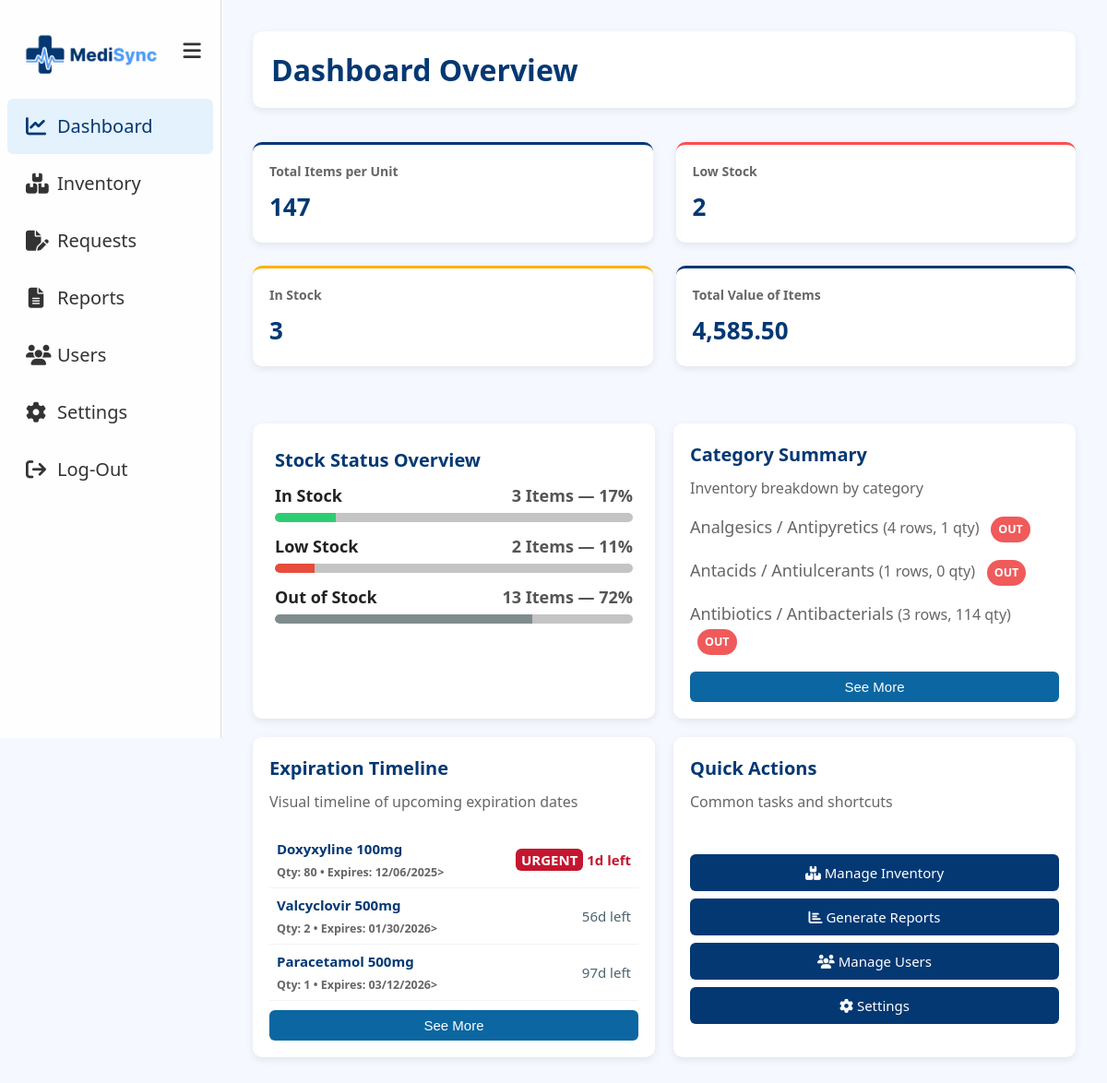
The app's page /dashboard.php (signed in) with its own data.
### tables this page shows
CREATE TABLE `categories` (
  `CategoryID` int(11) NOT NULL,
  `Category_Name` varchar(100) NOT NULL
);

CREATE TABLE `inventory` (
  `InventoryID` int(11) NOT NULL,
  `ProductID` int(11) NOT NULL,
  `SKU` varchar(100) DEFAULT NULL,
  `BatchNum` varchar(255) NOT NULL,
  `Quantity` int(11) NOT NULL DEFAULT 0,
  `ExpirationDate` date DEFAULT NULL,
  `Status` varchar(50) NOT NULL DEFAULT 'In Stock',
  `DateUpdated` datetime NOT NULL DEFAULT current_timestamp() ON UPDATE current_timestamp()
);

CREATE TABLE `products` (
  `ProductID` int(11) NOT NULL,
  `ProductName` varchar(100) NOT NULL,
  `CategoryID` int(11) DEFAULT NULL,
  `UnitID` int(11) DEFAULT NULL,
  `Price` decimal(10,2) NOT NULL,
  `Min_stock` int(11) NOT NULL,
  `Max_stock` int(11) NOT NULL
);

### dashboard.php (the view, shortened to what this page needs)
  <?php
  require 'db_connect.php';
  $sql = "SELECT SUM(i.Quantity * p.Price) AS total_value
          FROM inventory i
          JOIN products p ON i.ProductID = p.ProductID";
  $result = $conn->query($sql);
  $total_value = 0;
  if ($result && $row = $result->fetch_assoc()) {
      $total_value = $row['total_value'] ?? 0;
  }
  $inventory_rows = [];
  try {
      $sql = "
  SELECT
      p.ProductID,
      p.ProductName,
      p.Min_stock,
      p.CategoryID,
      c.Category_Name,
      COALESCE(SUM(CASE WHEN i.ExpirationDate IS NULL OR i.ExpirationDate >= CURDATE() THEN i.Quantity ELSE 0 END), 0) AS Quantity
  FROM products p
  LEFT JOIN inventory i ON i.ProductID = p.ProductID
  LEFT JOIN categories c ON c.CategoryID = p.CategoryID
  GROUP BY p.ProductID
  ORDER BY p.ProductName
  ";
      $res = $conn->query($sql);
      while ($r = $res->fetch_assoc()) {
        $r['Quantity'] = (int)($r['Quantity'] ?? 0);
        $min = isset($r['Min_stock']) ? (int)$r['Min_stock'] : 5;
        if ($r['Quantity'] === 0) {
          $r['computed_status'] = 'Out of Stock';
          $r['status_class'] = 'status-out';
        } elseif ($r['Quantity'] < $min) {
          $r['computed_status'] = 'Low Stock';
          $r['status_class'] = 'status-low';
        } else {
          $r['computed_status'] = 'In Stock';
          $r['status_class'] = 'status-ok';
        }
        $inventory_rows[] = $r;
      }
  } catch (Throwable $e) {
      $inventory_rows = [];
  }
  $total_rows = count($inventory_rows);
  $total_quantity = array_sum(array_map(fn($i) => $i['Quantity'], $inventory_rows));
  $in_rows = count(array_filter($inventory_rows, fn($i) => $i['computed_status'] === 'In Stock'));
  $low_rows = count(array_filter($inventory_rows, fn($i) => $i['computed_status'] === 'Low Stock'));
  $out_rows = count(array_filter($inventory_rows, fn($i) => $i['computed_status'] === 'Out of Stock'));
  $in_perc  = $total_rows > 0 ? round(($in_rows / $total_rows) * 100) : 0;
  $low_perc = $total_rows > 0 ? round(($low_rows / $total_rows) * 100) : 0;
  $out_perc = $total_rows > 0 ? round(($out_rows / $total_rows) * 100) : 0;
  $categories = [];
  try {
    $sql = "
      SELECT c.CategoryID, c.Category_Name,
            COUNT(i.InventoryID) AS row_count,
            SUM(CASE WHEN i.ExpirationDate IS NULL OR i.ExpirationDate >= CURDATE() THEN i.Quantity ELSE 0 END) AS total_quantity
      FROM categories c
      LEFT JOIN products p ON p.CategoryID = c.CategoryID
      LEFT JOIN inventory i ON i.ProductID = p.ProductID
      GROUP BY c.CategoryID
      ORDER BY c.Category_Name
    ";
    $res = $conn->query($sql);
    while ($c = $res->fetch_assoc()) {
      $cid = (int)$c['CategoryID'];
      $categories[$cid] = [
        'name' => $c['Category_Name'],
        'row_count' => (int)$c['row_count'],
        'total_quantity' => (int)$c['total_quantity'],
        'has_low' => false,
        'has_out' => false
      ];
    }
    foreach ($inventory_rows as $ir) {
      $catId = (int)$ir['CategoryID'];
      if ($ir['computed_status'] === 'Low Stock') {
          $categories[$catId]['has_low'] = true;
      }
      if ($ir['computed_status'] === 'Out of Stock') {
          $categories[$catId]['has_out'] = true;
      }
  }
  foreach ($categories as $catId => $cat) {
      if ((int)$cat['total_quantity'] === 0) {
          $categories[$catId]['has_out'] = true;
          $categories[$catId]['has_low'] = false;
      }
  }
  } catch (Throwable $e) {
    $categories = [];
  }
  $expirations = [];
  try {
    $end = date('Y-m-d', strtotime('+365 days'));
  $stmt = $conn->prepare("
    SELECT i.InventoryID, p.ProductName, i.ExpirationDate, i.Quantity
    FROM inventory i
    LEFT JOIN products p ON p.ProductID = i.ProductID
    WHERE i.ExpirationDate IS NOT NULL
      AND i.ExpirationDate >= CURDATE()
      AND i.ExpirationDate <= ?
    ORDER BY i.ExpirationDate ASC
    LIMIT 12
  ");
  $stmt->bind_param('s', $end);
      $stmt->execute();
      $stmt->bind_result($iid, $pname, $expd, $qty);
      while ($stmt->fetch()) {
          $expDate = $expd;
          $daysLeft = null;
          if ($expDate && strtotime($expDate) !== false) {
              $daysLeft = (int)floor((strtotime($expDate) - strtotime(date('Y-m-d'))) / 86400);
          }
          $expirations[] = [
              'InventoryID'   => $iid,
              'ProductName'   => $pname ?: 'Unnamed Product',
              'ExpirationDate'=> $expDate,
              'Quantity'      => (int)$qty,
              'daysLeft'      => $daysLeft
          ];
      }
  } catch (Throwable $e) {
      $expirations = [];
  }
  ?>
  <!DOCTYPE html>
  <html lang="en">
  <head>
    <link rel="stylesheet" href="https://cdnjs.cloudflare.com/ajax/libs/font-awesome/6.5.0/css/all.min.css" />
    <link rel="stylesheet" href="styles/sidebar.css" />
    <link rel="stylesheet" href="styles/dashboard.css" />
  </head>
  <body>
    <aside class="sidebar" id="sidebar">
      <div class="profile">
        <div class="icon">
          <img src="logo.png?v=2" alt="MediSync Logo" class="medisync-logo">
        </div>
        <button class="toggle" id="toggleBtn"><i class="fa-solid fa-bars"></i></button>
      </div>
      <ul class="menu">
        <li id="dashboard" class="active"><i class="fa-solid fa-chart-line"></i><span>Dashboard</span></li>
        <li id="inventory"><i class="fa-solid fa-boxes-stacked"></i><span>Inventory</span></li>
          <li id="request"><i class="fa-solid fa-file-pen"></i><span>Requests</span></li>
    <li class="nav-reports has-dropdown">
    <i class="fa-solid fa-file-lines"></i><span>Reports</span>
  </li>
        <?php if ($_SESSION['roleName'] === 'Admin'): ?>
        <li id="users"><i class="fa-solid fa-users"></i><span>Users</span></li>
        <?php endif; ?>
        <li id="settings"><i class="fa-solid fa-gear"></i><span>Settings</span></li>
        <li id="logout"><i class="fa-solid fa-sign-out"></i><span>Log-Out</span></li>
      </ul>
    </aside>
    <main class="main">
      <div class="heading-bar">
        <h1>Dashboard Overview</h1>
      </div>
  <div class="cards">
    <div class="card">
      <h4>Total Items per Unit</h4>
      <p><?= number_format($total_quantity) ?></p>
    </div>
    <div class="card red">
  <h4>Low Stock</h4>
  <p><?= (int)$low_rows ?></p>
</div>
<div class="card yellow">
  <h4>In Stock</h4>
  <p><?= (int)$in_rows ?></p>
</div>
  <div class="card">
    <h4>Total Value of Items</h4>
    <p><?= number_format($total_value, 2) ?></p>
  </div>
  </div>
    <div class="dashboard-grid">
      <div class="box stock-status">
        <h4>Stock Status Overview</h4>
        <div class="status-item">
          <div class="status-label">
            <span>In Stock</span>
            <span class="details"><?= (int)$in_rows ?> Items — <?= (int)$in_perc ?>%</span>
          </div>
          <div class="progress-bar" aria-hidden="true">
            <div class="progress in-stock" style="width: <?= (int)$in_perc ?>%;"></div>
          </div>
        </div>
        <div class="status-item">
          <div class="status-label">
            <span>Low Stock</span>
            <span class="details"><?= (int)$low_rows ?> Items — <?= (int)$low_perc ?>%</span>
          </div>
          <div class="progress-bar" aria-hidden="true">
            <div class="progress low-stock" style="width: <?= (int)$low_perc ?>%;"></div>
          </div>
        </div>
        <div class="status-item">
          <div class="status-label">
            <span>Out of Stock</span>
            <span class="details"><?= (int)$out_rows ?> Items — <?= (int)$out_perc ?>%</span>
          </div>
          <div class="progress-bar" aria-hidden="true">
            <div class="progress out-stock" style="width: <?= (int)$out_perc ?>%;"></div>
          </div>
        </div>
      </div>
      <div class="box category-summary">
      <h4>Category Summary</h4>
      <p>Inventory breakdown by category</p>
    <?php
  $countShown = 0;
  foreach ($categories as $cat) {
      if ((int)$cat['total_quantity'] === 0) {
          $label = '<span class="tag low">OUT</span>';
      } elseif ($cat['has_out']) {
          $label = '<span class="tag low">OUT</span>';
      } elseif ($cat['has_low']) {
          $label = '<span class="tag low">LOW</span>';
      } else {
          $label = '<span class="tag good">GOOD</span>';
      }
      if ($countShown >= 3) break;
      echo '<p style="margin:8px 0; font-size:18px;">'
          . htmlspecialchars($cat['name']) .
          ' <small style="color:#666; font-size:16px;">('
          . (int)$cat['row_count'] . ' rows, '
          . (int)$cat['total_quantity'] . ' qty)</small> '
          . $label .
          '</p>';
      $countShown++;
  }
  ?>
      <button id="show-all-categories" class="btn"
          style="width: 100%; margin-top: 10px; background:#0b66a1; color:white; box-shadow: none;">
          See More
      </button>
  </div>
    <div class="box expiration">
    <h4>Expiration Timeline</h4>
    <p>Visual timeline of upcoming expiration dates</p>
    <table class="table" style="margin-top:100px; width:100%;">
      <tbody>
        <?php
  if (empty($expirations)): ?>
    <tr><td style="color:#999; padding:10px;">No recent or upcoming expirations found.</td></tr>
  <?php else: ?>
    <?php
    $shown = 0;
    foreach ($expirations as $e):
        if ($shown >= 3) break;
        $shown++;
        $days = $e['daysLeft'];
        $label = '';
  if ($days < 0) {
      $label = '<span style="color:#c4162e; font-weight:700;">Expired '.abs($days).'d ago</span>';
  } elseif ($days <= 7) {
      $label = '<span style="background:#c4162e; color:#fff; font-weight:700; padding:2px 6px; border-radius:6px;">URGENT</span> ' .
              '<span style="color:#c4162e; font-weight:700;">'.$days.'d left</span>';
  } elseif ($days <= 30) {
      $label = '<span style="color:#e07b2f; font-weight:700;">'.$days.'d left</span>';
  } else {
      $label = '<span style="color:#4c636f;">'.$days.'d left</span>';
  }
    ?>
      <tr>
        <td style="padding:6px 8px;">
          <strong><?= htmlspecialchars($e['ProductName']) ?></strong><br>
          <small style="color:#666;">
            Qty: <?= (int)$e['Quantity'] ?> • Expires: <?= !empty($e['ExpirationDate']) ? date('m/d/Y', strtotime($e['ExpirationDate'])) : '--' ?>>
          </small>
        </td>
        <td style="padding:6px 8px; text-align:right;"><?= $label ?></td>
      </tr>
    <?php endforeach; ?>
  <?php endif; ?>
      </tbody>
    </table>
    <button id="show-all-expirations" class="btn"
      style="width: 100%; margin-top: 10px; background:#0b66a1; color:white; box-shadow: none;">
      See More
  </button>
  </div>
      <div class="box quick-actions">
    <h4>Quick Actions</h4>
    <p>Common tasks and shortcuts</p><br>
    <a href="Inventory.php" class="btn"><i class="fa-solid fa-boxes-stacked"></i> Manage Inventory</a>
    <a href="report_inventory.php" class="btn"><i class="fa-solid fa-chart-bar"></i> Generate Reports</a>
    <a href="admin.php" class="btn"><i class="fa-solid fa-users"></i> Manage Users</a>
    <a href="settings.php" class="btn"><i class="fa-solid fa-gear"></i> Settings</a>
  </div>
    </main>
  </body>
  </html>

### styles/sidebar.css (style rules this page uses)
:root { --primary: #043873; --accent: #4f9cf9; --danger: #ff4d4f; --warning: #ffb100; --muted: #777; --bg: #f5f8ff; --card-shadow: 0 3px 8px rgba(0, 0, 0, 0.08); --radius: 10px; --gap: 22px; --sidebar-width: 240px; --sidebar-collapsed: 70px; }
* { margin: 0; padding: 0; box-sizing: border-box; }
body { font-family: 'Segoe UI', system-ui, -apple-system, BlinkMacSystemFont, sans-serif; background-color: var(--bg); color: var(--primary); line-height: 1.6; display: flex; font-size: 18px; }
.sidebar { width: var(--sidebar-width); height: 100vh; background-color: #fefefe; color: #333; position: fixed; left: 0; top: 0; padding-top: 15px; overflow-y: auto; transition: width 0.3s ease; display: flex; flex-direction: column; z-index: 100; border-right: 1px solid #e0e0e0; }
.profile { display: flex; align-items: center; justify-content: space-between; padding: 15px; gap: 10px; min-height: 60px; flex-shrink: 0; }
.icon { display: flex; align-items: center; justify-content: center; flex: 1; min-width: 0; }
.medisync-logo { height: 50px; width: auto; max-width: 100%; object-fit: contain; }
.toggle { background: none; border: none; color: #333; font-size: 22px; cursor: pointer; flex-shrink: 0; padding: 5px; display: flex; align-items: center; justify-content: center; min-width: 32px; }
.menu { list-style: none; margin-top: 10px; }
.menu li { padding: 14px 20px; margin: 2px 8px; display: flex; align-items: center; gap: 12px; cursor: pointer; transition: background-color 0.2s ease; border-radius: 6px; min-height: 48px; box-sizing: border-box; }
.menu li i { font-size: 22px; width: 22px; min-width: 22px; text-align: center; flex-shrink: 0; }
.menu li span { font-size: 20px; font-weight: 500; }
.menu li:hover, .menu li.active { background: #e3f2fd; color: #043873; }
.main { margin-left: var(--sidebar-width); flex: 1; padding: 34px; min-height: 100vh; transition: margin-left 0.3s ease; display: flex; flex-direction: column; gap: var(--gap); position: relative; }

### dashboard.php (style rules this page uses)
.status-label { display:flex; justify-content:space-between; align-items:center; margin-bottom:8px; font-size: 18px; }
.status-label span:first-child { font-weight: 600; font-size: 18px; }
.status-label .details { color:#555; font-weight:600; font-size: 18px; }
.progress-bar { background:#e6e6e6; height:10px; border-radius:8px; overflow:hidden; }
.progress { height:100%; border-radius:8px; }
.progress.in-stock { background:#28b463; }
.progress.low-stock { background:#e05a47; }
.progress.out-stock { background:#8a8a8a; }
.tag { display:inline-block; padding:4px 8px; border-radius:999px; font-size:.78rem; margin-left:8px; font-weight:700; color:#fff; }
.tag.low { background: #f05a5a; }
.expiration .table { width:100%; margin-top: 15px !important; border-collapse: collapse; }
.expiration .table td { padding: 6px 8px; font-size: 15px; border-bottom: 1px solid #f1f3f6; }
.expiration small { font-weight:600; }
.expiration .table tr { margin-bottom: 4px; }
.has-dropdown { position: relative; }

### records on screen
categories: Category_Name "Antacids / Antiulcerants", row_count "1", total_quantity "0", shows "OUT"
categories: Category_Name "Antibiotics / Antibacterials", row_count "3", total_quantity "114", shows "OUT"
inventory: ProductID.ProductName "Doxyxyline 100mg", Quantity "80", ExpirationDate "12/06/2025", days "1"
inventory: ProductID.ProductName "Valcyclovir 500mg", Quantity "2", ExpirationDate "01/30/2026", days "56"
inventory: ProductID.ProductName "Paracetamol 500mg", Quantity "1", ExpirationDate "03/12/2026", days "97"

### other values on screen
$total_quantity "147"
$low_rows "2"
$in_rows "3"
$total_value "4,585.50"
$in_perc "17"
$low_perc "11"
$out_rows "13"
$out_perc "72"
$cat['name'] "Analgesics / Antipyretics"
$cat['row_count'] "4"
$cat['total_quantity'] "1"
